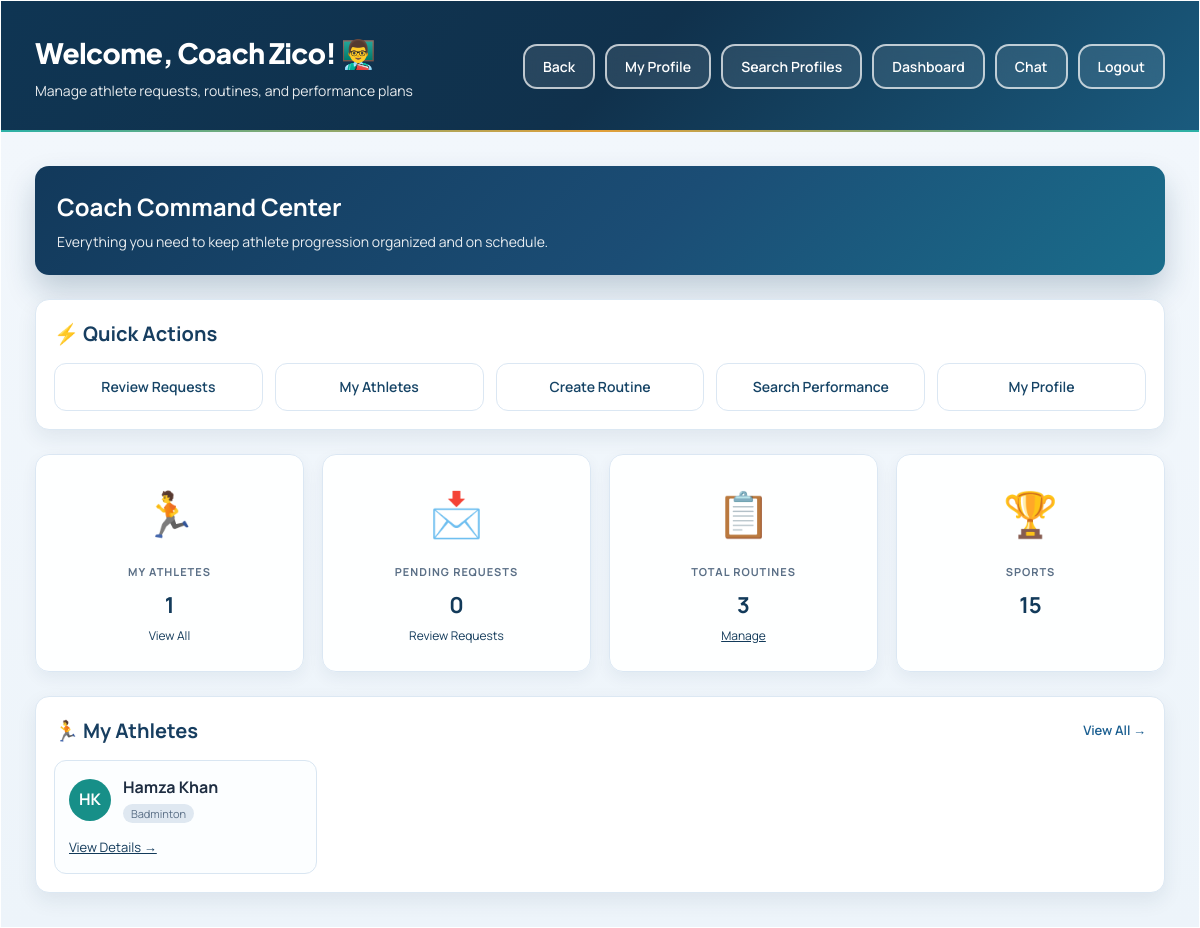
/coach/dashboard/ (signed in), run on the app's committed database.
### user/models.py (models this page shows, shortened)
class User(AbstractBaseUser, PermissionsMixin):
    ROLE_CHOICES = (
        ('athlete', 'Athlete'),
        ('coach', 'Coach'),
        ('medical', 'Medical Staff'),
    )
    BLOOD_GROUP_CHOICES = (
        ('A+', 'A+'),
        ('A-', 'A-'),
        ('B+', 'B+'),
        ('B-', 'B-'),
        ('AB+', 'AB+'),
        ('AB-', 'AB-'),
        ('O+', 'O+'),
        ('O-', 'O-'),
    )
    email = models.EmailField(unique=True)
    name = models.CharField(max_length=255)
    role = models.CharField(max_length=20, choices=ROLE_CHOICES, default='athlete')
    phone = models.CharField(max_length=20, blank=True)
    address = models.TextField(blank=True)
    blood_group = models.CharField(max_length=5, choices=BLOOD_GROUP_CHOICES, blank=True)
    date_of_birth = models.DateField(null=True, blank=True)
    profile_photo = models.ImageField(upload_to='profile_photos/', blank=True, null=True)
    is_approved = models.BooleanField(default=True)
    is_active = models.BooleanField(default=True)
    is_staff = models.BooleanField(default=False)
    date_joined = models.DateTimeField(default=timezone.now)
    @property
    def first_name(self):
        return self.name.split()[0] if self.name else ''
    @property
    def last_name(self):
        parts = self.name.split()
        return ' '.join(parts[1:]) if len(parts) > 1 else ''
    objects = UserManager()
    USERNAME_FIELD = 'email'
    REQUIRED_FIELDS = ['name']
    class Meta:
        db_table = 'user_table'

### player/models.py (models this page shows, shortened)
class AthleteCoach(models.Model):
    athlete = models.ForeignKey(
        settings.AUTH_USER_MODEL,
        on_delete=models.CASCADE,
        related_name='my_coaches',
    )
    coach = models.ForeignKey(
        settings.AUTH_USER_MODEL,
        on_delete=models.CASCADE,
        related_name='my_athletes',
    )
    sport = models.ForeignKey(Sport, on_delete=models.CASCADE)
    start_date = models.DateField(auto_now_add=True)
    is_active = models.BooleanField(default=True)
    class Meta:
        db_table = 'athlete_coach'
        unique_together = ('athlete', 'coach', 'sport')

class Sport(models.Model):
    name = models.CharField(max_length=100, unique=True)
    description = models.TextField(blank=True)
    icon = models.CharField(max_length=50, blank=True)
    class Meta:
        db_table = 'sport'
        ordering = ['name']

### coach/views.py (the view)
    def wrapper(request, *args, **kwargs):
        if not (request.user.role == 'coach' or request.user.is_staff or request.user.is_superuser):
            messages.error(request, 'Access denied. Coaches only.')
            return redirect('home')
        return view_func(request, *args, **kwargs)

### coach/views.py (called while the page is built)
def coach_required(view_func):
    def wrapper(request, *args, **kwargs):
        if not (request.user.role == 'coach' or request.user.is_staff or request.user.is_superuser):
            messages.error(request, 'Access denied. Coaches only.')
            return redirect('home')
        return view_func(request, *args, **kwargs)
    return wrapper

### coach/templates/coach/dashboard.html (shortened to what this page needs)
{% extends 'user/base.html' %}
{% block body_class %}dashboard-page{% endblock %}
{% block content %}
<div class="dashboard-container">
    <div class="dashboard-header">
        <div class="user-info">
            <h1>Welcome, Coach {{ user.first_name }}! 👨‍🏫</h1>
            <p>Manage athlete requests, routines, and performance plans</p>
        </div>
        <div class="header-actions">
            <a href="javascript:history.back()" class="btn-logout">Back</a>
            <a href="{% url 'coach:profile' %}" class="btn-logout">My Profile</a>
            <a href="{% url 'profile_search' %}" class="btn-logout">Search Profiles</a>
            <a href="{% url 'dashboard' %}" class="btn-logout">Dashboard</a>
            <a href="{% url 'chat:conversations_list' %}" class="btn-logout">Chat</a>
            <a href="{% url 'logout' %}" class="btn-logout">Logout</a>
        </div>
    </div>
    <div class="dashboard-body">
        <div class="pro-hero">
            <h2>Coach Command Center</h2>
            <p>Everything you need to keep athlete progression organized and on schedule.</p>
        </div>
        <div class="section-card" style="margin-bottom: 22px;">
            <div class="section-head">
                <h2>⚡ Quick Actions</h2>
            </div>
            <div class="action-grid">
                <a href="{% url 'coach:athlete_requests' %}" class="action-chip">Review Requests</a>
                <a href="{% url 'coach:my_athletes' %}" class="action-chip">My Athletes</a>
                <a href="{% url 'coach:create_routine_select' %}" class="action-chip">Create Routine</a>
                <a href="{% url 'coach:performance' %}" class="action-chip">Search Performance</a>
                <a href="{% url 'coach:profile' %}" class="action-chip">My Profile</a>
            </div>
        </div>
        <div class="info-grid">
            <div class="info-card">
                <div class="card-icon">🏃</div>
                <h3>My Athletes</h3>
                <p>{{ my_athletes.count }}</p>
                <a href="{% url 'coach:my_athletes' %}" style="font-size: 12px; color: var(--primary); text-decoration: none;">View All</a>
            </div>
            <div class="info-card">
                <div class="card-icon">📩</div>
                <h3>Pending Requests</h3>
                <p>{{ pending_requests.count }}</p>
                <a href="{% url 'coach:athlete_requests' %}" style="font-size: 12px; color: var(--primary); text-decoration: none;">Review Requests</a>
            </div>
            <div class="info-card">
                <div class="card-icon">📋</div>
                <h3>Total Routines</h3>
                <p>{{ total_routines }}</p>
                <a href="{% url 'coach:my_athletes' %}" style="font-size: 12px; color: var(--primary);">Manage</a>
            </div>
            <div class="info-card">
                <div class="card-icon">🏆</div>
                <h3>Sports</h3>
                <p>{{ sports_count }}</p>
            </div>
        </div>
        {% if my_athletes %}
        <div class="section-card" style="margin-top: 24px;">
            <div class="section-head">
                <h2>🏃 My Athletes</h2>
                <a href="{% url 'coach:my_athletes' %}">View All →</a>
            </div>
            <div class="athlete-grid">
                {% for ac in my_athletes|slice:":4" %}
                <div class="athlete-item">
                    <div style="display: flex; align-items: center; margin-bottom: 10px;">
                        <div class="mini-avatar" style="background: var(--secondary); margin-right: 12px;">
                            {{ ac.athlete.first_name|slice:":1" }}{{ ac.athlete.last_name|slice:":1" }}
                        </div>
                        <div>
                            <h4 style="color: var(--gray-900);">{{ ac.athlete.first_name }} {{ ac.athlete.last_name }}</h4>
                            {% if ac.sport %}
                            <span style="background: var(--gray-200); color: var(--gray-600); padding: 2px 8px; border-radius: 10px; font-size: 11px;">{{ ac.sport.name }}</span>
                            {% endif %}
                        </div>
                    </div>
                    <a href="{% url 'coach:athlete_detail' ac.athlete.athlete_profile.id %}" style="color: var(--primary); font-size: 13px;">View Details →</a>
                </div>
                {% endfor %}
            </div>
        </div>
        {% endif %}
    </div>
</div>
{% endblock %}

### user/templates/user/base.html (style rules this page uses)
* { margin: 0; padding: 0; box-sizing: border-box; }
:root { --primary: #123a5a; --primary-light: #1b567f; --primary-dark: #0b2740; --secondary: #178f88; --secondary-light: #22a39b; --secondary-dark: #0f736d; --accent: #d98d23; --accent-light: #e6a13a; --accent-dark: #b8741a; --success: #18885f; --danger: #cf4c3c; --warning: #d9871f; --dark: #182536; --gray-900: #1f2e42; --gray-700: #3b4f67; --gray-600: #5a6f86; --gray-500: #7b8ea3; --gray-400: #9bb0c4; --gray-300: #cad7e4; --gray-200: #dfe8f1; --gray-100: #f3f7fb; --white: #FFFFFF; --shadow-sm: 0 6px 16px rgba(18, 58, 90, 0.06); --shadow-md: 0 12px 28px rgba(16, 45, 71, 0.12); --shadow-lg: 0 24px 50px rgba(10, 33, 53, 0.18); --radius-sm: 8px; --radius: 14px; --radius-lg: 22px; --transition: all 0.25s cubic-bezier(0.4, 0, 0.2, 1); }
body { font-family: 'Manrope', 'Plus Jakarta Sans', 'Trebuchet MS', sans-serif; background: radial-gradient(circle at 10% 15%, rgba(35, 98, 138, 0.12) 0%, transparent 45%), radial-gradient(circle at 90% 12%, rgba(23, 143, 136, 0.12) 0%, transparent 42%), linear-gradient(140deg, #edf4fb 0%, #e6f0f8 50%, #e2edf6 100%); min-height: 100vh; display: flex; align-items: center; justify-content: center; padding: 24px; line-height: 1.55; color: var(--gray-900); -webkit-font-smoothing: antialiased; -moz-osx-font-smoothing: grayscale; text-rendering: optimizeLegibility; }
body.dashboard-page { display: block; align-items: stretch; justify-content: stretch; padding: 0; }
a.btn, a.btn:hover, a.btn:focus, a.btn:active, .btn-logout, .btn-logout:hover, .btn-logout:focus, .btn-logout:active { text-decoration: none !important; }
.dashboard-container { width: 100%; max-width: 1280px; background: rgba(255, 255, 255, 0.92); backdrop-filter: blur(10px); border-radius: var(--radius-lg); box-shadow: var(--shadow-lg); overflow: hidden; animation: slideUp 0.5s ease; border: 1px solid rgba(255, 255, 255, 0.72); }
body.dashboard-page .dashboard-container { max-width: none; min-height: 100vh; border-radius: 0; }
.dashboard-header { background: linear-gradient(135deg, #0f3553 0%, #10314c 52%, #1a5b7e 100%); padding: 30px 34px; color: var(--white); display: flex; justify-content: space-between; align-items: center; position: relative; overflow: hidden; }
.dashboard-header::after { content: ''; position: absolute; bottom: 0; left: 0; right: 0; height: 2px; background: linear-gradient(90deg, #2bb1a7, #e2a03a, #2bb1a7); }
.dashboard-header .user-info h1 { font-family: 'Plus Jakarta Sans', 'Manrope', sans-serif; font-size: 28px; margin-bottom: 6px; font-weight: 800; letter-spacing: -0.5px; }
.dashboard-header .user-info p { opacity: 0.9; font-size: 14px; display: flex; align-items: center; gap: 12px; }
.dashboard-body { padding: 34px; background: linear-gradient(180deg, #f2f7fc 0%, #edf4fa 100%); }
body.dashboard-page .dashboard-body { min-height: calc(100vh - 120px); }
.header-actions { display: flex; gap: 10px; flex-wrap: wrap; }
.info-grid { display: grid; grid-template-columns: repeat(auto-fit, minmax(240px, 1fr)); gap: 18px; margin-top: 24px; }
.info-card { background: rgba(255, 255, 255, 0.92); backdrop-filter: blur(4px); padding: 24px 22px; border-radius: var(--radius); text-align: center; transition: var(--transition); border: 1px solid #dbe7f3; box-shadow: var(--shadow-sm); }
.info-card .card-icon { font-size: 44px; margin-bottom: 16px; }
.info-card h3 { font-size: 11px; color: var(--gray-600); text-transform: uppercase; letter-spacing: 1px; margin-bottom: 8px; font-weight: 700; }
.info-card p { font-size: 22px; font-weight: 700; color: var(--primary); }
.btn-logout { padding: 10px 18px; border: 2px solid rgba(255,255,255,0.7); background: rgba(255,255,255,0.1); color: var(--white); border-radius: var(--radius); font-size: 14px; font-weight: 600; cursor: pointer; transition: var(--transition); text-decoration: none; backdrop-filter: blur(10px); }

### data on the page
User: first_name "Zico"
AthleteCoach: athlete.first_name "H", athlete.last_name "K", athlete.first_name "Hamza", athlete.last_name "Khan", sport.name "Badminton"

### other printed values
{{ my_athletes.count }} "1"
{{ pending_requests.count }} "0"
{{ total_routines }} "3"
{{ sports_count }} "15"
